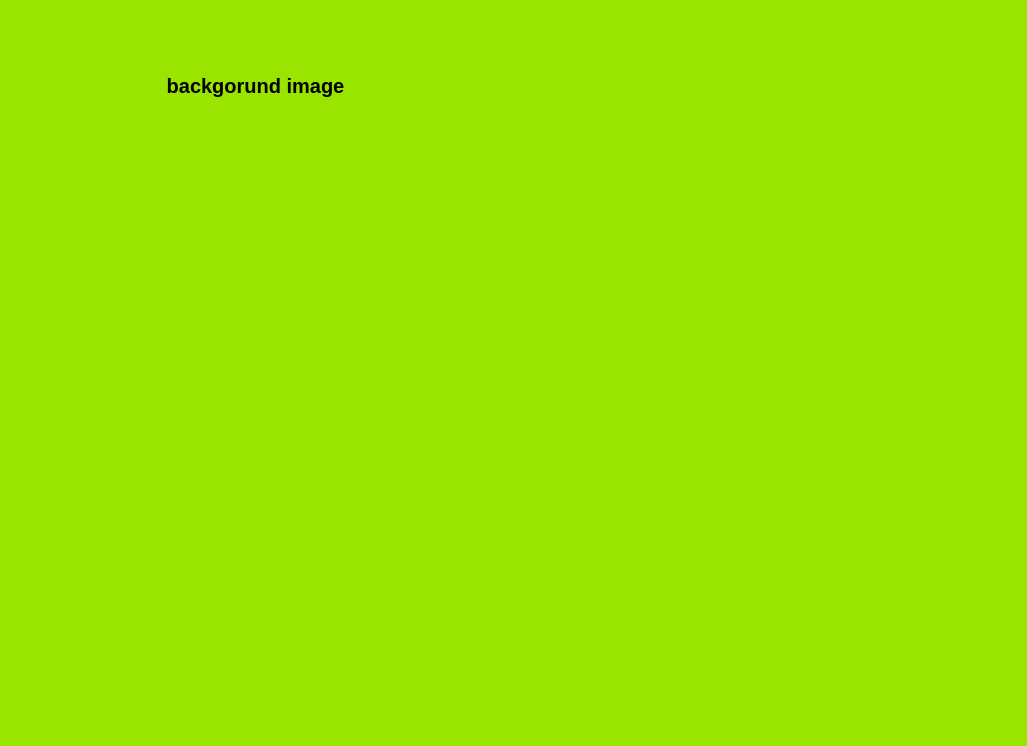
<?xml version="1.0" encoding="UTF-8"?>
<ui version="4.0">
 <class>MainWindow</class>
 <widget class="QMainWindow" name="MainWindow">
  <property name="geometry">
   <rect>
    <x>0</x>
    <y>0</y>
    <width>1027</width>
    <height>746</height>
   </rect>
  </property>
  <property name="windowTitle">
   <string>MainWindow</string>
  </property>
  <property name="styleSheet">
   <string notr="true">background-color: rgb(153, 229, 0);</string>
  </property>
  <widget class="QWidget" name="centralwidget">
   <widget class="QLabel" name="imagen">
    <property name="geometry">
     <rect>
      <x>70</x>
      <y>170</y>
      <width>381</width>
      <height>241</height>
     </rect>
    </property>
    <property name="text">
     <string/>
    </property>
    <property name="pixmap">
     <pixmap resource="../Archivo/recursos.qrc">:/Ejercicios/gatoinplorandoayuda.jpg</pixmap>
    </property>
    <property name="scaledContents">
     <bool>true</bool>
    </property>
   </widget>
   <widget class="QLabel" name="label_2">
    <property name="geometry">
     <rect>
      <x>130</x>
      <y>20</y>
      <width>251</width>
      <height>131</height>
     </rect>
    </property>
    <property name="font">
     <font>
      <pointsize>15</pointsize>
      <weight>75</weight>
      <bold>true</bold>
     </font>
    </property>
    <property name="text">
     <string>backgorund image</string>
    </property>
    <property name="alignment">
     <set>Qt::AlignCenter</set>
    </property>
   </widget>
  </widget>
  <widget class="QMenuBar" name="menubar">
   <property name="geometry">
    <rect>
     <x>0</x>
     <y>0</y>
     <width>1027</width>
     <height>18</height>
    </rect>
   </property>
  </widget>
  <widget class="QStatusBar" name="statusbar"/>
 </widget>
 <resources>
  <include location="../Archivo/recursos.qrc"/>
 </resources>
 <connections/>
</ui>
